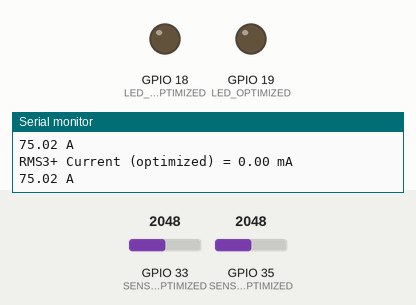
Simulated run of this program. Board: ESP32. On the bench: output pins drawn as LEDs (lit = HIGH), the last lines printed to the serial monitor. The inputs (shaded band) are chosen by the test bench; at power-on: GPIO 35 (SENSOR_UNOPTIMIZED) = 2048, GPIO 33 (SENSOR_OPTIMIZED) = 2048. WiFi joins after 1.5 s; servers stay silent unless stated.

Above: at 3.2 s.
3.3 s: GPIO 35 (SENSOR_UNOPTIMIZED) set to 3055
5.6 s: GPIO 35 (SENSOR_UNOPTIMIZED) set to 3113
At 6.4 s:
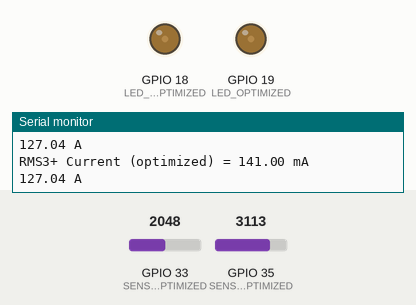
7.1 s: GPIO 35 (SENSOR_UNOPTIMIZED) set to 3603
At 8.8 s:
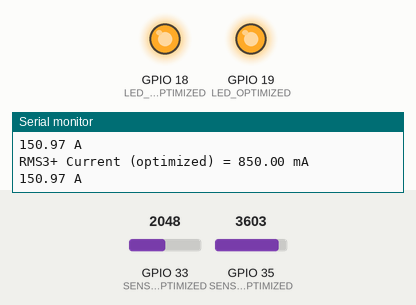
Timing chart, 0 to 10.3 s (numbered marks = the images above; inputs shaded):
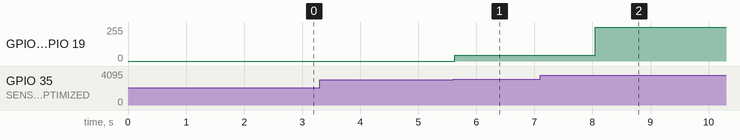

Measured:
- after the input at 5.6 s, GPIO 18 (LED_UNOPTIMIZED), GPIO 19 (LED_OPTIMIZED): 0/255 → 42/255 at once
- after the input at 7.1 s, GPIO 18 (LED_UNOPTIMIZED), GPIO 19 (LED_OPTIMIZED): 42/255 → 255/255 after 0.94 s

The program:

main.cpp
```cpp
#include <Arduino.h>
#include <WiFi.h>
#include <HTTPClient.h>

// const char* ssid = "FRITZ!Box 7730CL";
// const char* password = "oi oi oi"; // Replace with your WiFi password

const char *ssid = "FRITZ!Box 7730SIGMA";
const char *password = "i accidentally ate crack";

const float V_ZERO_CURRENT = 2.5; // Sensor Zero-current voltage (2.5V for a 5V system)
const float SENSITIVITY = 0.100;  // Sensor Sensitivity (100 mV/A for 20A version)
const int NUM_SAMPLES = 20;       // Number of samples to take

#define SENSOR_UNOPTIMIZED 35 // Analog input pin that the sensor to the optimized solar panel is attached to
#define SENSOR_OPTIMIZED 33   // Analog input pin that the sensor to the unoptimized solar panel is attached to
#define LED_OPTIMIZED 19
#define LED_UNOPTIMIZED 18

void setup()
{
      Serial.begin(115200);
      WiFi.begin(ssid, password); // Connect to WiFi network

      while (WiFi.status() != WL_CONNECTED)
      {
            delay(1000);
            Serial.println("Connecting to WiFi...");
      }
      Serial.println("Connected to WiFi");

      pinMode(LED_OPTIMIZED, OUTPUT);
      pinMode(LED_UNOPTIMIZED, OUTPUT);
}

void loop()
{
      float currentSumSqr1 = 0;
      float currentSumSqr2 = 0;

      // Take a number of samples and convert to current
      for (int i = 0; i < NUM_SAMPLES; i++)
      {
            int sensorValue1 = analogRead(SENSOR_UNOPTIMIZED);          // Read the analog input
            float voltage1 = sensorValue1 * (20.0 / 4095.0);            // Convert the reading to voltage
            float current1 = (voltage1 - V_ZERO_CURRENT) / SENSITIVITY; // Convert voltage to current
            currentSumSqr1 += current1 * current1;                      // Add square of current to sum

            // Repeat for the optimized solar panel
            int sensorValue2 = analogRead(SENSOR_OPTIMIZED);
            float voltage2 = sensorValue1 * (20.0 / 4095.0);
            float current2 = (voltage2 - V_ZERO_CURRENT) / SENSITIVITY;
            currentSumSqr2 += current2 * current2;
      }

      // Calculate RMS current for the unoptimized solar panel
      float currentSqrAverage1 = currentSumSqr1 / NUM_SAMPLES; // Mean of the squared current values
      float currentAverage1 = sqrt(currentSqrAverage1);        // Root Mean Square of the current

      float currentMilliAverage1 = map(currentAverage1, 126.55, 132.60, 0, 850);
      currentMilliAverage1 = max(0.0f, min(currentMilliAverage1, 850.0f));

      // Repeat for the optimized solar panel
      float currentSqrAverage2 = currentSumSqr2 / NUM_SAMPLES;
      float currentAverage2 = sqrt(currentSqrAverage2);

      float currentMilliAverage2 = map(currentAverage2, 126.55, 132.60, 0, 850);
      currentMilliAverage2 = max(0.0f, min(currentMilliAverage2, 850.0f));

      // Display the results on the LEDs
      int unoptimizedLEDOutput = map(currentMilliAverage1, 0, 850, 0, 255);
      int optimizedLEDOutput = map(currentMilliAverage2, 0, 850, 0, 255);
      analogWrite(LED_UNOPTIMIZED, unoptimizedLEDOutput);
      analogWrite(LED_OPTIMIZED, optimizedLEDOutput);

      // Print the results to the Serial Monitor
      Serial.print("RMS3+ Current (unoptimized) = ");
      Serial.print(currentMilliAverage1);
      Serial.println(" mA");
      Serial.print(currentAverage1);
      Serial.println(" A");
      Serial.print("RMS3+ Current (optimized) = ");
      Serial.print(currentMilliAverage2);
      Serial.println(" mA");
      Serial.print(currentAverage2);
      Serial.println(" A");

      // Send the results to the server
      HTTPClient http;
      String url = "https://dev.bombenbau.com/optimized/" + String(currentMilliAverage2) + "/unoptimized/" + String(currentMilliAverage1);
      http.begin(url);
      int httpCode = http.GET();

      delay(1000); // Wait for a second before next reading
}
```
